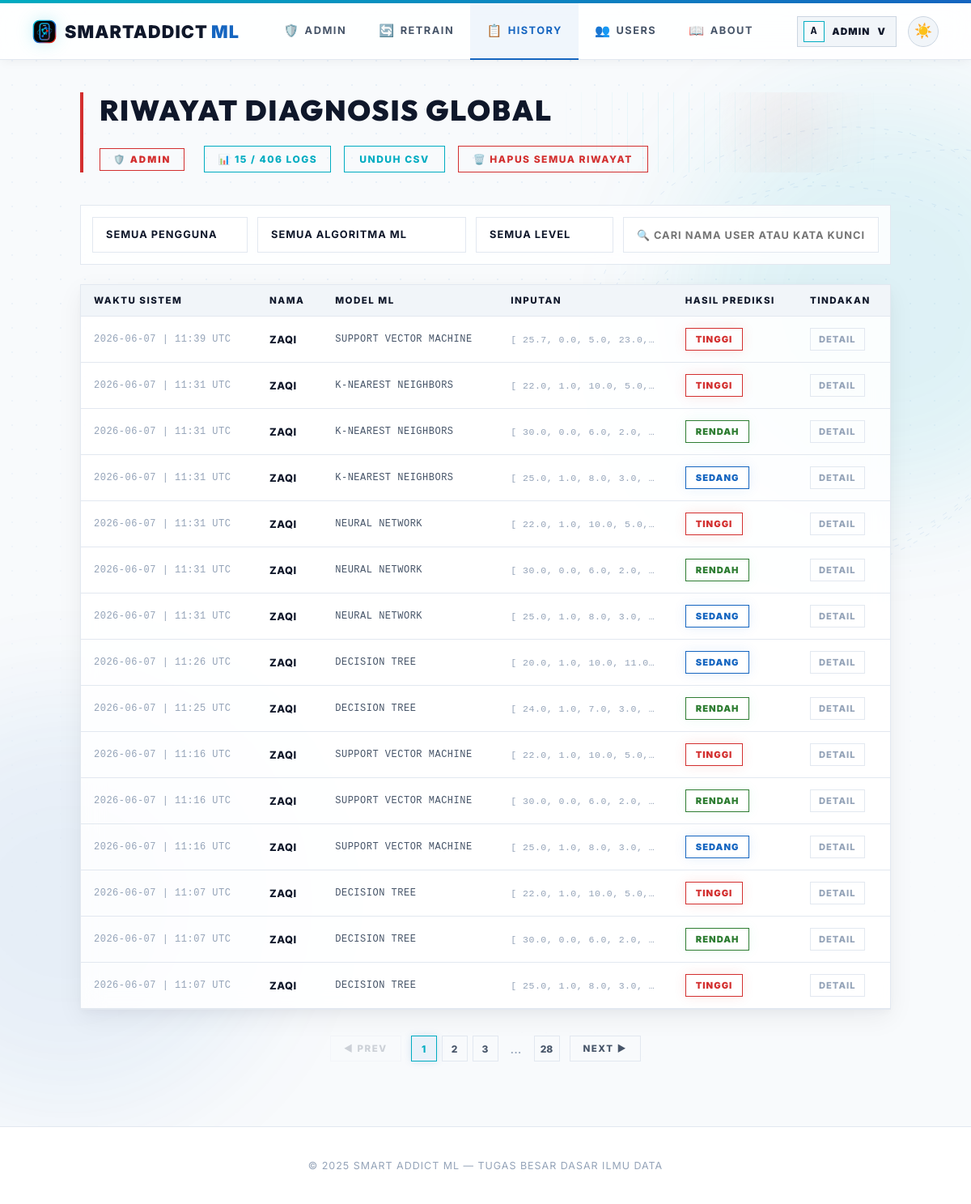
Before: /admin/history (signed in) with the older database file.
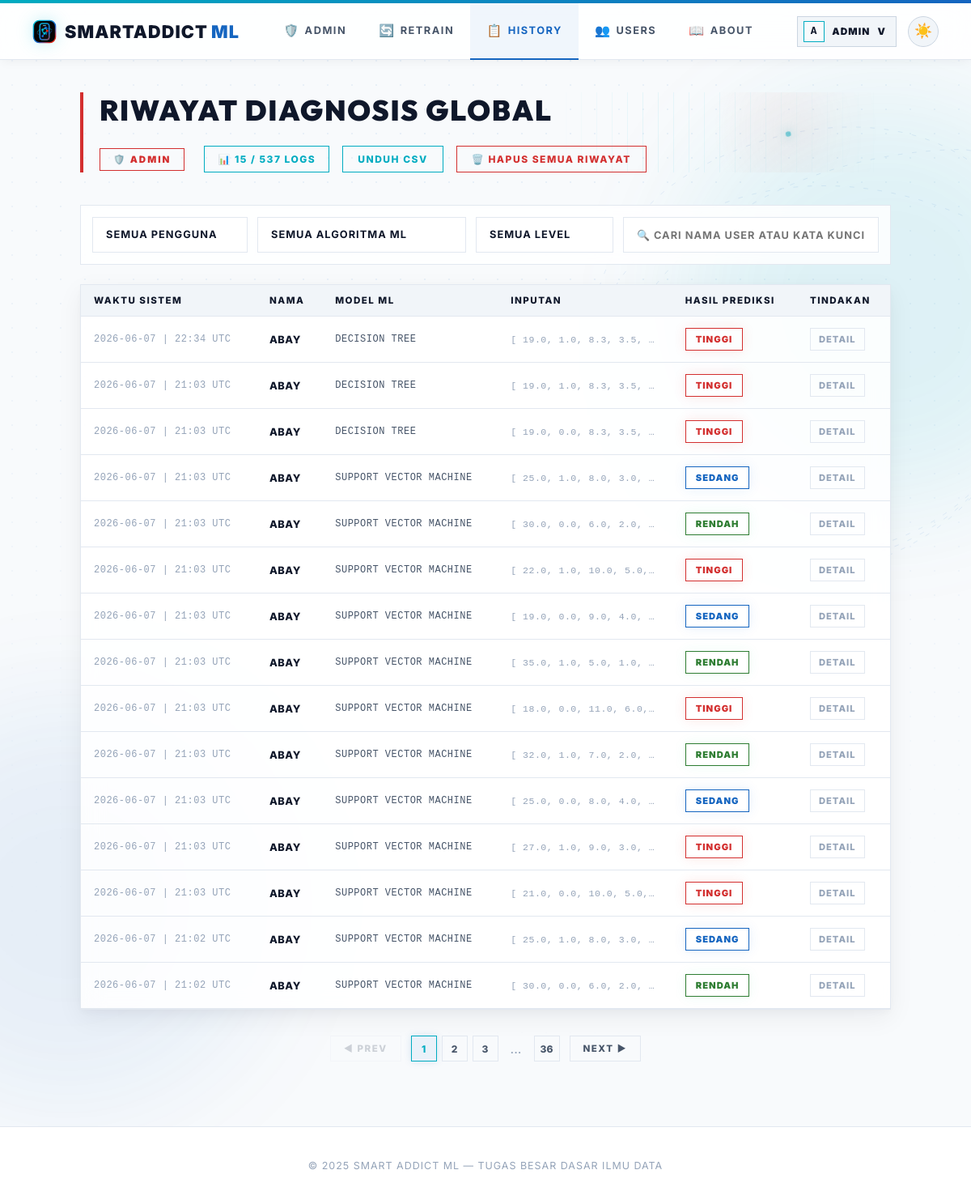
After: the same page with the newer database file.
### smartaddict/models/prediction.py (models this page shows)
class Prediction(db.Model):
    id = db.Column(db.Integer, primary_key=True)
    user_id = db.Column(db.Integer, db.ForeignKey("user.id"), nullable=False)
    model_name = db.Column(db.String(50), nullable=False)
    input_values = db.Column(db.Text, nullable=False)
    result = db.Column(db.String(20), nullable=False)
    prediction_raw = db.Column(db.Integer, nullable=False)
    timestamp = db.Column(db.DateTime, default=datetime.utcnow)
    @property
    def input_list(self):
        return json.loads(self.input_values)

### smartaddict/models/user.py (models this page shows, shortened)
class User(UserMixin, db.Model):
    id = db.Column(db.Integer, primary_key=True)
    username = db.Column(db.String(80), unique=True, nullable=False)
    password_hash = db.Column(db.String(200), nullable=False)
    role = db.Column(db.String(10), default="user")
    created_at = db.Column(db.DateTime, default=datetime.utcnow)
    predictions = db.relationship("Prediction", backref="user", lazy=True)
    @property
    def is_admin(self):
        return self.role == "admin"

### smartaddict/routes/admin_routes.py (the view)
@admin_bp.route("/admin/history", endpoint='admin_history')
@admin_required
def admin_history():
    page = request.args.get('page', 1, type=int)
    username = request.args.get('username', '').strip()
    per_page = 15
    query = Prediction.query
    if username:
        query = query.join(User).filter(User.username == username)
    pagination = query.order_by(Prediction.timestamp.desc()).paginate(
        page=page, per_page=per_page, error_out=False
    )
    all_users = User.query.filter_by(role='user').order_by(User.username.asc()).all()
    return render_template(
        "admin/all_history.html",
        predictions=pagination.items,
        pagination=pagination,
        all_users=all_users,
        selected_username=username,
        active_page='admin_history'
    )

### app.py (called while the page is built)
@app.after_request
def add_no_cache(response):
    response.headers['Cache-Control'] = 'no-store, no-cache, must-revalidate, max-age=0'
    response.headers['Pragma'] = 'no-cache'
    response.headers['Expires'] = '0'
    return response

@login_manager.user_loader
def load_user(user_id):
    try:
        return User.query.get(int(user_id))
    except Exception:
        return None

### smartaddict/routes/admin_routes.py (called while the page is built)
def admin_required(view_func):
    @wraps(view_func)
    @login_required
    def wrapped(*args, **kwargs):
        if not current_user.is_admin:
            return redirect(url_for('user.dashboard'))
        return view_func(*args, **kwargs)
    return wrapped

### templates/admin/all_history.html (shortened to what the changed rows need)
{% extends "base.html" %}
{% block content %}
<main class="content">
    <div class="page-header">
        <div class="header-text">
            <h1>RIWAYAT DIAGNOSIS GLOBAL</h1>
        </div>
        <div class="header-actions">
            <span class="admin-badge" style="margin-right: 8px;">🛡️ ADMIN</span>
            <div class="count-badge">📊 <span id="vc">{{ predictions|length }}</span> / {{ pagination.total if pagination else predictions|length }} LOGS</div>
            {% if predictions or selected_username %}
            <a href="{{ url_for('admin.admin_history_download', username=selected_username) }}" class="btn-export">UNDUH CSV</a>
            <form method="post" action="{{ url_for('admin.admin_clear_all') }}" style="display:inline" onsubmit="return confirm('APAKAH ANDA YAKIN INGIN MENGHAPUS SELURUH LOG RIWAYAT DI SISTEM?')">
                <button type="submit" class="btn-danger">🗑️ HAPUS SEMUA RIWAYAT</button>
            </form>
            {% endif %}
        </div>
    </div>
    {% if predictions or selected_username %}
    <div class="table-container">
        <table class="h-table">
            <thead>
                <tr>
                    <th>WAKTU SISTEM</th>
                    <th>NAMA</th>
                    <th>MODEL ML</th>
                    <th>INPUTAN</th>
                    <th>HASIL PREDIKSI</th>
                    <th>TINDAKAN</th>
                </tr>
            </thead>
            <tbody id="tb">
                {% for p in predictions %}
                {% set inputs = p.input_list %}
                <tr data-m="{{ p.model_name }}" data-l="{{ p.result }}" data-t="{{ p.user.username }} {{ p.model_name }} {{ p.result }} {{ p.timestamp }}">
                    <td style="color:var(--text-muted); font-family: monospace; font-size:0.75rem">{{ p.timestamp.strftime('%Y-%m-%d | %H:%M UTC') }}</td>
                    <td style="font-weight:800; color:var(--text-primary); text-transform: uppercase;">{{ p.user.username }}</td>
                    <td style="font-family: monospace; text-transform: uppercase; font-size: 0.75rem;">{{ p.model_name }}</td>
                    <td style="font-size:0.72rem; color:var(--text-muted); font-family:monospace; max-width:200px; overflow:hidden; text-overflow:ellipsis; white-space:nowrap" title="{{ inputs }}">
                        [
                        {% for val in inputs %}
                          {{ val | round(1) }}{% if not loop.last %}, {% endif %}
                        {% endfor %}
                    </td>
                    <td>
                        <span class="badge-sm {% if p.result == 'Rendah' %}r{% elif p.result == 'Sedang' %}s{% else %}t{% endif %}">
                            {{ p.result | upper }}
                        </span>
                    </td>
                    <td><button type="button" class="detail-btn" onclick="toggleHistoryDetail('admin-detail-{{ p.id }}')">DETAIL</button></td>
                </tr>
                {% endfor %}
            </tbody>
        </table>
    </div>
    {% if pagination and pagination.pages > 1 %}
    <div class="pagination-container">
        <div class="page-numbers">
            {% for page_num in pagination.iter_pages(left_edge=1, right_edge=1, left_current=2, right_current=2) %}
                {% if page_num %}
                    {% if page_num == pagination.page %}
                    <span class="page-num active">{{ page_num }}</span>
                    {% else %}
                    <a href="{{ url_for('admin.admin_history', page=page_num, username=selected_username) }}" class="page-num">{{ page_num }}</a>
                    {% endif %}
                {% else %}
                    <span style="display: inline-flex; align-items: center; justify-content: center; width: 32px; height: 32px; color: var(--text-muted);">...</span>
                {% endif %}
            {% endfor %}
        </div>
    </div>
    {% endif %}
    {% else %}
    <div style="text-align:center; padding:64px; color:var(--text-muted); border: 1px dashed var(--border-card); text-transform: uppercase; letter-spacing: 1.5px; font-weight: 800;">
        📭 BELUM ADA REKAMAN LOG DIAGNOSIS DALAM SISTEM.
    </div>
    {% endif %}
</main>
{% endblock %}

Changed rows visible on the page:
no longer on this page (row unchanged): Prediction: timestamp "2026-06-07 | 11:39 UTC", user.username "ZAQI", model_name "SUPPORT VECTOR MACHINE", val "25.7" "0.0" "5.0" "23.0", result "TINGGI"
no longer on this page (row unchanged): Prediction: timestamp "2026-06-07 | 11:31 UTC", user.username "ZAQI", model_name "K-NEAREST NEIGHBORS", val "22.0" "1.0" "10.0" "5.0", result "TINGGI"
no longer on this page (row unchanged): Prediction: timestamp "2026-06-07 | 11:31 UTC", user.username "ZAQI", model_name "K-NEAREST NEIGHBORS", val "30.0" "0.0" "6.0" "2.0", result "RENDAH"
no longer on this page (row unchanged): Prediction: timestamp "2026-06-07 | 11:31 UTC", user.username "ZAQI", model_name "K-NEAREST NEIGHBORS", val "25.0" "1.0" "8.0" "3.0", result "SEDANG"
no longer on this page (row unchanged): Prediction: timestamp "2026-06-07 | 11:31 UTC", user.username "ZAQI", model_name "NEURAL NETWORK", val "22.0" "1.0" "10.0" "5.0", result "TINGGI"
no longer on this page (row unchanged): Prediction: timestamp "2026-06-07 | 11:31 UTC", user.username "ZAQI", model_name "NEURAL NETWORK", val "30.0" "0.0" "6.0" "2.0", result "RENDAH"
no longer on this page (row unchanged): Prediction: timestamp "2026-06-07 | 11:31 UTC", user.username "ZAQI", model_name "NEURAL NETWORK", val "25.0" "1.0" "8.0" "3.0", result "SEDANG"
no longer on this page (row unchanged): Prediction: timestamp "2026-06-07 | 11:26 UTC", user.username "ZAQI", model_name "DECISION TREE", val "20.0" "1.0" "10.0" "11.0", result "SEDANG"
no longer on this page (row unchanged): Prediction: timestamp "2026-06-07 | 11:25 UTC", user.username "ZAQI", model_name "DECISION TREE", val "24.0" "1.0" "7.0" "3.0", result "RENDAH"
no longer on this page (row unchanged): Prediction: timestamp "2026-06-07 | 11:16 UTC", user.username "ZAQI", model_name "SUPPORT VECTOR MACHINE", val "22.0" "1.0" "10.0" "5.0", result "TINGGI"
no longer on this page (row unchanged): Prediction: timestamp "2026-06-07 | 11:16 UTC", user.username "ZAQI", model_name "SUPPORT VECTOR MACHINE", val "30.0" "0.0" "6.0" "2.0", result "RENDAH"
no longer on this page (row unchanged): Prediction: timestamp "2026-06-07 | 11:16 UTC", user.username "ZAQI", model_name "SUPPORT VECTOR MACHINE", val "25.0" "1.0" "8.0" "3.0", result "SEDANG"
no longer on this page (row unchanged): Prediction: timestamp "2026-06-07 | 11:07 UTC", user.username "ZAQI", model_name "DECISION TREE", val "22.0" "1.0" "10.0" "5.0", result "TINGGI"
no longer on this page (row unchanged): Prediction: timestamp "2026-06-07 | 11:07 UTC", user.username "ZAQI", model_name "DECISION TREE", val "30.0" "0.0" "6.0" "2.0", result "RENDAH"
no longer on this page (row unchanged): Prediction: timestamp "2026-06-07 | 11:07 UTC", user.username "ZAQI", model_name "DECISION TREE", val "25.0" "1.0" "8.0" "3.0", result "TINGGI"
added Prediction: timestamp "2026-06-07 | 22:34 UTC", user.username "ABAY", model_name "DECISION TREE", val "19.0" "1.0" "8.3" "3.5", result "TINGGI"
added Prediction: timestamp "2026-06-07 | 21:03 UTC", user.username "ABAY", model_name "DECISION TREE", val "19.0" "1.0" "8.3" "3.5", result "TINGGI"
added Prediction: timestamp "2026-06-07 | 21:03 UTC", user.username "ABAY", model_name "DECISION TREE", val "19.0" "0.0" "8.3" "3.5", result "TINGGI"
added Prediction: timestamp "2026-06-07 | 21:03 UTC", user.username "ABAY", model_name "SUPPORT VECTOR MACHINE", val "25.0" "1.0" "8.0" "3.0", result "SEDANG"
added Prediction: timestamp "2026-06-07 | 21:03 UTC", user.username "ABAY", model_name "SUPPORT VECTOR MACHINE", val "30.0" "0.0" "6.0" "2.0", result "RENDAH"
added Prediction: timestamp "2026-06-07 | 21:03 UTC", user.username "ABAY", model_name "SUPPORT VECTOR MACHINE", val "22.0" "1.0" "10.0" "5.0", result "TINGGI"
added Prediction: timestamp "2026-06-07 | 21:03 UTC", user.username "ABAY", model_name "SUPPORT VECTOR MACHINE", val "19.0" "0.0" "9.0" "4.0", result "SEDANG"
added Prediction: timestamp "2026-06-07 | 21:03 UTC", user.username "ABAY", model_name "SUPPORT VECTOR MACHINE", val "35.0" "1.0" "5.0" "1.0", result "RENDAH"
added Prediction: timestamp "2026-06-07 | 21:03 UTC", user.username "ABAY", model_name "SUPPORT VECTOR MACHINE", val "18.0" "0.0" "11.0" "6.0", result "TINGGI"
added Prediction: timestamp "2026-06-07 | 21:03 UTC", user.username "ABAY", model_name "SUPPORT VECTOR MACHINE", val "32.0" "1.0" "7.0" "2.0", result "RENDAH"
added Prediction: timestamp "2026-06-07 | 21:03 UTC", user.username "ABAY", model_name "SUPPORT VECTOR MACHINE", val "25.0" "0.0" "8.0" "4.0", result "SEDANG"
added Prediction: timestamp "2026-06-07 | 21:03 UTC", user.username "ABAY", model_name "SUPPORT VECTOR MACHINE", val "27.0" "1.0" "9.0" "3.0", result "TINGGI"
added Prediction: timestamp "2026-06-07 | 21:03 UTC", user.username "ABAY", model_name "SUPPORT VECTOR MACHINE", val "21.0" "0.0" "10.0" "5.0", result "TINGGI"
added Prediction: timestamp "2026-06-07 | 21:02 UTC", user.username "ABAY", model_name "SUPPORT VECTOR MACHINE", val "25.0" "1.0" "8.0" "3.0", result "SEDANG"
added Prediction: timestamp "2026-06-07 | 21:02 UTC", user.username "ABAY", model_name "SUPPORT VECTOR MACHINE", val "30.0" "0.0" "6.0" "2.0", result "RENDAH"
Other visible differences:
{{ pagination.total if pagination else predictions|length }}: "406" → "537"
new list line: "36"
list line gone: "28"
